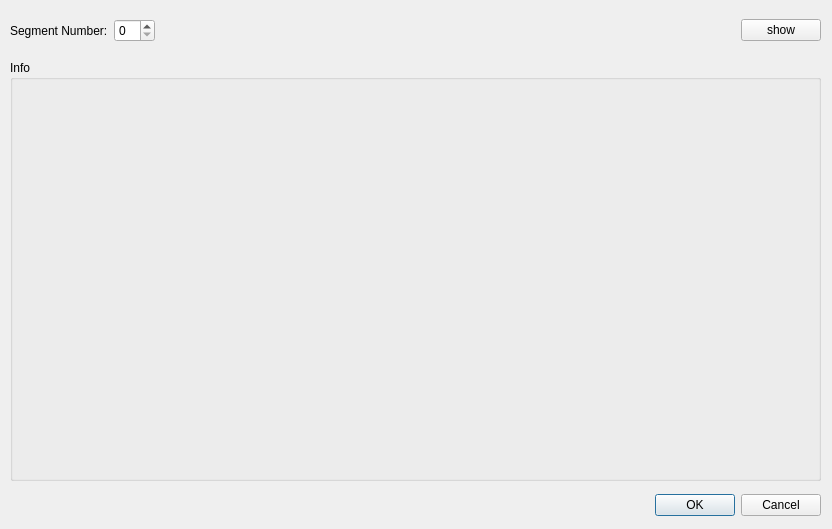
<?xml version="1.0" encoding="UTF-8"?>
<ui version="4.0">
 <class>Blkdetail_form</class>
 <widget class="QDialog" name="Blkdetail_form">
  <property name="geometry">
   <rect>
    <x>0</x>
    <y>0</y>
    <width>832</width>
    <height>529</height>
   </rect>
  </property>
  <property name="windowTitle">
   <string>Dialog</string>
  </property>
  <widget class="QDialogButtonBox" name="buttonBox">
   <property name="geometry">
    <rect>
     <x>210</x>
     <y>480</y>
     <width>611</width>
     <height>51</height>
    </rect>
   </property>
   <property name="orientation">
    <enum>Qt::Horizontal</enum>
   </property>
   <property name="standardButtons">
    <set>QDialogButtonBox::Cancel|QDialogButtonBox::Ok</set>
   </property>
  </widget>
  <widget class="QWidget" name="horizontalLayoutWidget">
   <property name="geometry">
    <rect>
     <x>10</x>
     <y>10</y>
     <width>811</width>
     <height>41</height>
    </rect>
   </property>
   <layout class="QHBoxLayout" name="horizontalLayout">
    <property name="sizeConstraint">
     <enum>QLayout::SetMinimumSize</enum>
    </property>
    <item>
     <widget class="QLabel" name="label">
      <property name="text">
       <string>Segment Number:</string>
      </property>
     </widget>
    </item>
    <item>
     <widget class="QSpinBox" name="segno_spin"/>
    </item>
    <item>
     <spacer name="horizontalSpacer">
      <property name="orientation">
       <enum>Qt::Horizontal</enum>
      </property>
      <property name="sizeHint" stdset="0">
       <size>
        <width>40</width>
        <height>20</height>
       </size>
      </property>
     </spacer>
    </item>
    <item>
     <widget class="QPushButton" name="blkDetail_btn">
      <property name="text">
       <string>show</string>
      </property>
     </widget>
    </item>
   </layout>
  </widget>
  <widget class="QWidget" name="gridLayoutWidget">
   <property name="geometry">
    <rect>
     <x>10</x>
     <y>60</y>
     <width>811</width>
     <height>421</height>
    </rect>
   </property>
   <layout class="QGridLayout" name="render_glayout">
    <item row="0" column="0">
     <widget class="QGroupBox" name="groupBox">
      <property name="title">
       <string>Info</string>
      </property>
     </widget>
    </item>
   </layout>
  </widget>
 </widget>
 <resources/>
 <connections>
  <connection>
   <sender>buttonBox</sender>
   <signal>accepted()</signal>
   <receiver>Blkdetail_form</receiver>
   <slot>accept()</slot>
   <hints>
    <hint type="sourcelabel">
     <x>248</x>
     <y>254</y>
    </hint>
    <hint type="destinationlabel">
     <x>157</x>
     <y>274</y>
    </hint>
   </hints>
  </connection>
  <connection>
   <sender>buttonBox</sender>
   <signal>rejected()</signal>
   <receiver>Blkdetail_form</receiver>
   <slot>reject()</slot>
   <hints>
    <hint type="sourcelabel">
     <x>316</x>
     <y>260</y>
    </hint>
    <hint type="destinationlabel">
     <x>286</x>
     <y>274</y>
    </hint>
   </hints>
  </connection>
 </connections>
</ui>
